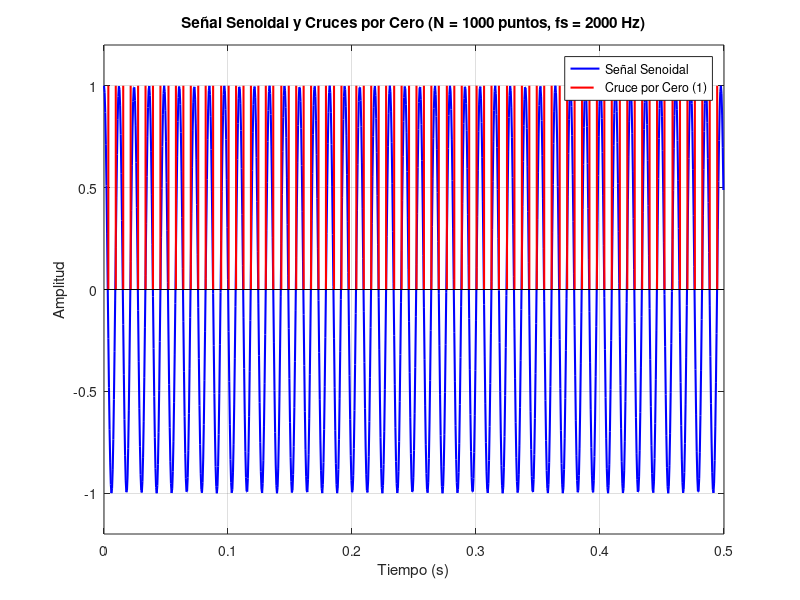

The MATLAB source for this figure:
%% Limpieza
clear all
close all
clc


%% Parámetros de la Señal
amplitud = 1;      % Amplitud de la onda senoidal
frecuencia = 82.42;    % Frecuencia de la señal en Hertz
fase = pi/2;
fs = 2000;         % Frecuencia de muestreo en Hertz
N = 1000;           % Número de puntos

%% Crear un vector de tiempo
t = 0:1/fs:(N-1)/fs; 


%%  Generación de la Señal
y = amplitud*sin(2*pi*frecuencia*t + fase);


%% Detección de Cruces por Cero
cruces_por_cero_indices = find(sign(y(1:end-1)) .* sign(y(2:end)) < 0) + 1;

senal_cruces = zeros(size(y));
% En los índices donde ocurre un cruce, establecer el valor a 1.
senal_cruces(cruces_por_cero_indices) = 1;

%% Gráfica de Ambas Señales
figure();

% Graficar la señal senoidal original
plot(t, y, 'b-', 'LineWidth', 1.5);

hold on;

% Graficar la señal de cruces
stem(t, senal_cruces, 'r', 'Marker', 'none', 'LineWidth', 1.5);

titulo_str = sprintf('Señal Senoidal y Cruces por Cero (N = %d puntos, fs = %d Hz)', N, fs);
title(titulo_str);
xlabel('Tiempo (s)');
ylabel('Amplitud');
grid on;
legend('Señal Senoidal', 'Cruce por Cero (1)');
ylim([-1.2, 1.2]); 
hold off; 

indices_picos = find(senal_cruces);

% Obtener los valores de tiempo correspondientes a esos picos
tiempos_picos = t(indices_picos);

% Calcular la diferencia de tiempo entre cada pico consecutivo
% Esto nos da un vector con la duración de cada "banda" o intervalo
intervalos_tiempo = diff(tiempos_picos);

% Calcular el promedio de estos intervalos
promedio_intervalo = mean(intervalos_tiempo)*2;


%% Mostrar los resultados en la ventana de comandos
fprintf('\n--- Análisis de Cruces por Cero ---\n');
fprintf('Número de cruces por cero detectados: %d\n', length(indices_picos));
fprintf('El tiempo promedio entre cruces es: %.4f segundos\n', promedio_intervalo);
fprintf('La frecuencia estimada es: %.4f Hz\n', 1/promedio_intervalo);
